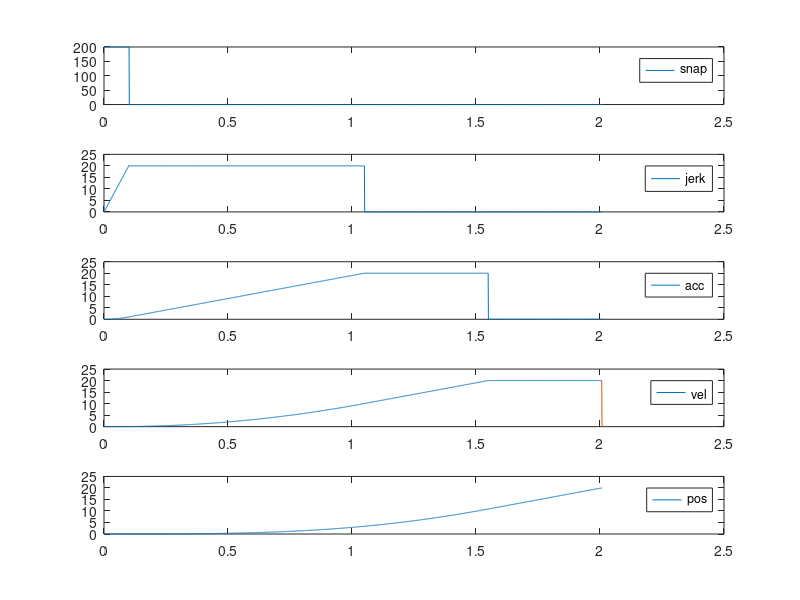

The MATLAB source for this figure:
close all;
clear;

dist_final = 20;

max_snap = 200;
max_jerk = 20;
max_acc = 20;
max_vel = 20;

snap(1) = max_snap;
jerk(1) = 0;
acc(1) = 0;
vel(1) = 0;
pos(1) = 0;
counter = 2;

dt = 0.001;
t = 0;

while jerk(counter-1) < max_jerk && acc(counter-1) < max_acc && vel(counter-1) < max_vel
	snap(counter) = max_snap;
	jerk(counter) = jerk(counter-1) + dt*max_snap;
	acc(counter) = acc(counter-1) + dt*jerk(counter);
	vel(counter) = vel(counter-1) + dt*acc(counter);
	pos(counter) = pos(counter-1) + dt*vel(counter);
	counter = counter + 1;
	t = t + dt;
end

while acc(counter-1) < max_acc && vel(counter-1) < max_vel
	snap(counter) = 0;
	jerk(counter) = max_jerk;
	acc(counter) = acc(counter-1) + dt*jerk(counter);
	vel(counter) = vel(counter-1) + dt*acc(counter);
	pos(counter) = pos(counter-1) + dt*vel(counter);
	counter = counter + 1;
	t = t + dt;
end

while vel(counter-1) < max_vel
	snap(counter) = 0;
	jerk(counter) = 0;
	acc(counter) = max_acc;
	vel(counter) = vel(counter-1) + dt*acc(counter);
	pos(counter) = pos(counter-1) + dt*vel(counter);
	counter = counter + 1;
	t = t + dt;
end

while pos(counter-1) < dist_final
	snap(counter) = 0;
	jerk(counter) = 0;
	acc(counter) = 0;
	vel(counter) = max_vel;
	pos(counter) = pos(counter-1) + dt*vel(counter);
	counter = counter + 1;
	t = t + dt;
end

snap_back(1) = snap(counter-1);
jerk_back(1) = jerk(counter-1);
acc_back(1) = acc(counter-1);
vel_back(1) = 0; %vel(counter-1);
pos_back(1) = pos(counter-1);

counter_back = 2;
t_back = t;

while vel_back(counter_back-1) < vel(counter-counter_back)
	vel_back(counter_back) = max_vel;
	pos_back(counter_back) = pos_back(counter_back-1) + dt*vel_back(counter_back);
	counter_back = counter_back + 1;
end

t = t+dt;
figure;
subplot(5,1,1);
plot(0:dt:t, snap);
legend('snap');
subplot(5,1,2);
plot(0:dt:t, jerk);
legend('jerk');
subplot(5,1,3);
plot(0:dt:t, acc);
legend('acc');
subplot(5,1,4);
plot(0:dt:t, vel);
hold on;
plot(t:-dt:t_back, vel_back);
hold off;
legend('vel');
subplot(5,1,5);
plot(0:dt:t, pos);
legend('pos');